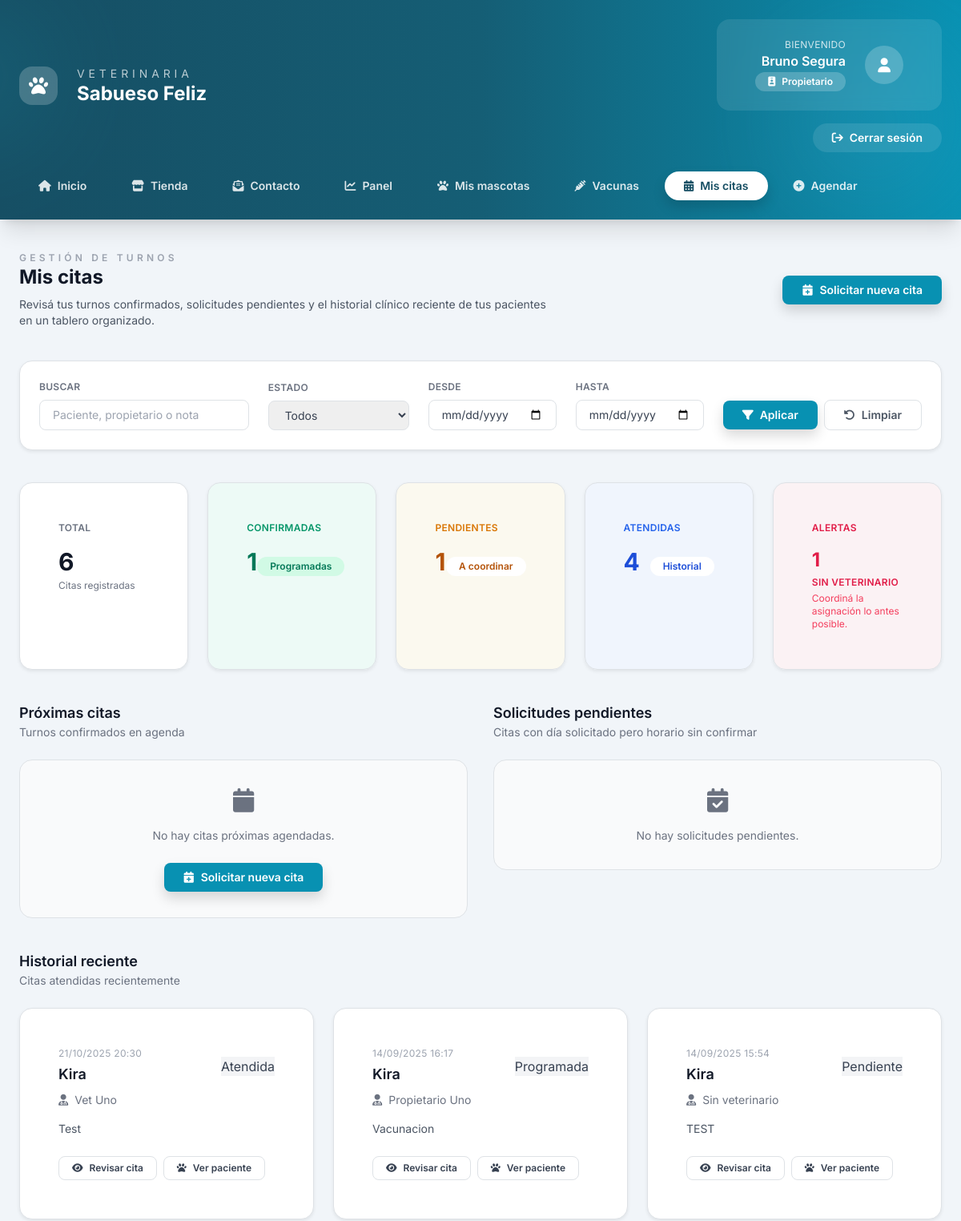
Page /mis-citas/ (signed in, upper part) on the earlier database version.
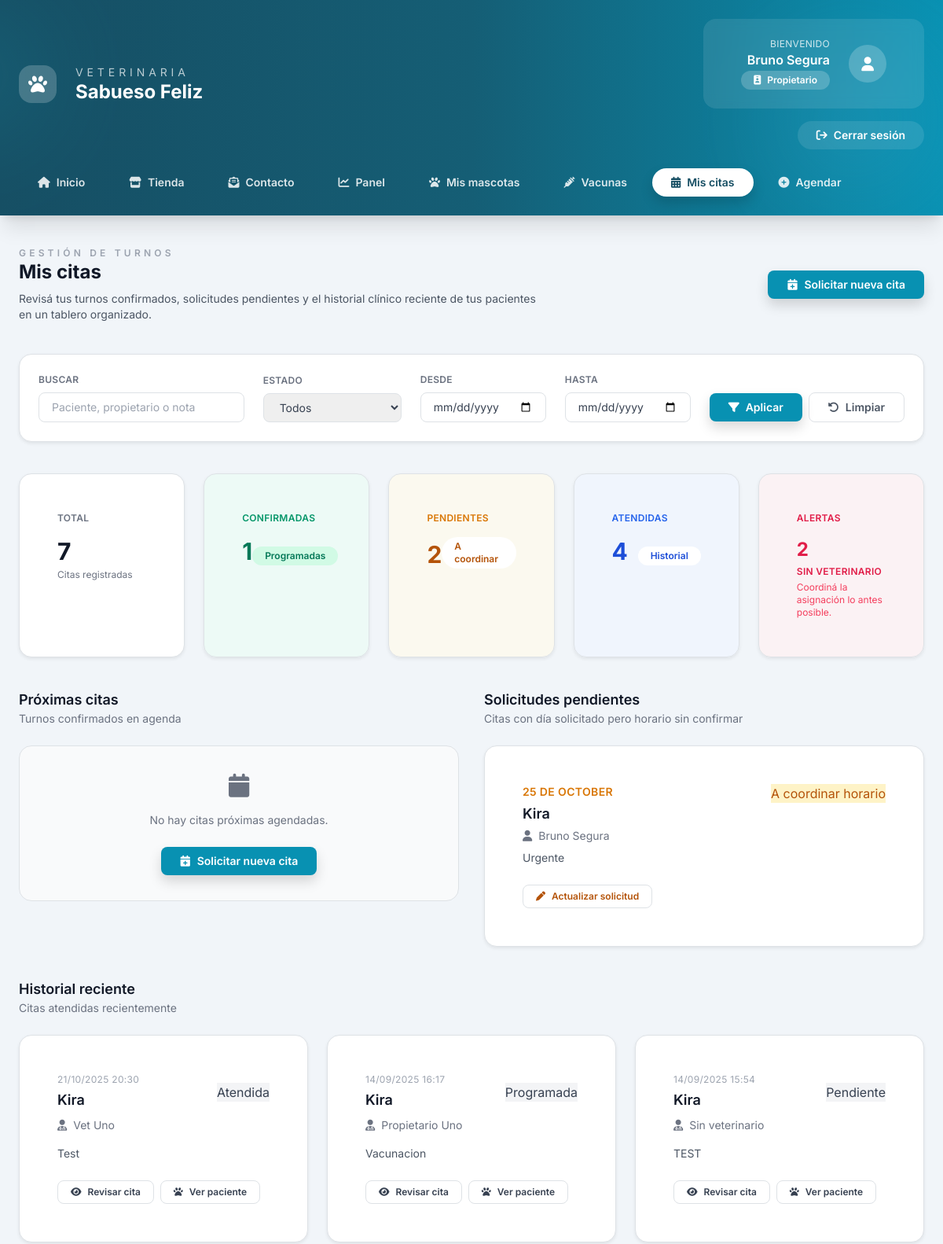
Same page on the later database version.
### Core/models.py (models this page shows, shortened)
class Cita(models.Model):
    ESTADOS = (
        ("pendiente", "Pendiente"),
        ("programada", "Programada"),
        ("atendida", "Atendida"),
        ("cancelada", "Cancelada"),
    )
    TIPOS = (
        ("consulta", "Consulta"),
        ("vacunacion", "Vacunación"),
        ("cirugia", "Cirugía"),
    )
    paciente = models.ForeignKey(Paciente, on_delete=models.CASCADE)
    veterinario = models.ForeignKey(
        User,
        limit_choices_to={"rol": "VET"},
        on_delete=models.SET_NULL,
        null=True,
        blank=True,
    )
    sucursal = models.ForeignKey(
        Sucursal,
        on_delete=models.PROTECT,
        related_name="citas",
    )
    fecha_solicitada = models.DateField(default=timezone.now)
    fecha_hora = models.DateTimeField(blank=True, null=True)
    duracion = models.IntegerField(default=30)  # duración en minutos
    tipo = models.CharField(max_length=50, choices=TIPOS, default="consulta")
    estado = models.CharField(max_length=20, choices=ESTADOS, default="pendiente")
    notas = models.TextField(blank=True)

class Paciente(models.Model):
    nombre = models.CharField(max_length=100)
    especie = models.CharField(max_length=50)
    raza = models.CharField(max_length=50, blank=True)
    sexo = models.CharField(max_length=10)
    fecha_nacimiento = models.DateField()
    propietario = models.ForeignKey(Propietario, on_delete=models.CASCADE)
    vacunas = models.TextField(blank=True)
    alergias = models.TextField(blank=True)
    foto = models.ImageField(upload_to="pacientes/", blank=True, null=True)

class User(AbstractUser):
    ROLES = (
        ("ADMIN", "Administrador"),
        ("VET", "Veterinario"),
        ("ADMIN_OP", "Administrativo"),
        ("OWNER", "Propietario"),
    )
    rol = models.CharField(max_length=20, choices=ROLES)
    telefono = models.CharField(max_length=20, blank=True)
    direccion = models.CharField(max_length=200, blank=True)
    activo = models.BooleanField(default=True)
    avatar = models.ImageField(upload_to="avatars/", blank=True, null=True)
    especialidad = models.CharField(max_length=100, blank=True)  # para veterinarios
    sucursal = models.ForeignKey(
        Sucursal,
        on_delete=models.SET_NULL,
        null=True,
        blank=True,
        related_name="usuarios",
    )

class Propietario(models.Model):
    user = models.OneToOneField(User, on_delete=models.CASCADE)
    telefono = models.CharField(max_length=20, blank=True)
    direccion = models.CharField(max_length=200, blank=True)
    ciudad = models.CharField(max_length=100, blank=True)
    notas = models.TextField(blank=True)

### Core/views.py (the view, shortened to what this page needs)
# urls.py: path('mis-citas/', views.mis_citas, name='mis_citas'),
@login_required
def mis_citas(request):
    user = request.user
    filtros_estado = request.GET.get("estado", "").strip()
    filtro_busqueda = request.GET.get("q", "").strip()
    filtro_desde = request.GET.get("desde", "").strip()
    filtro_hasta = request.GET.get("hasta", "").strip()
    base_queryset = Cita.objects.select_related(
        "paciente",
        "paciente__propietario__user",
        "veterinario",
        "historial_medico",
    )
    queryset = base_queryset
    propietario = None
    if user.rol == "VET":
        queryset = queryset.filter(veterinario=user)
    elif user.rol == "OWNER":
        propietario = (
            Propietario.objects.select_related("user").filter(user=user).first()
        )
        if propietario:
            queryset = queryset.filter(paciente__propietario=propietario)
        else:
            queryset = queryset.none()
            messages.warning(
                request,
                "Completa tu perfil de propietario para comenzar a registrar y seguir tus citas.",
            )
    elif user.rol in {"ADMIN_OP", "ADMIN"}:
        queryset = _filtrar_por_sucursal(queryset, user)
    else:
        queryset = queryset.none()
    if filtros_estado:
        queryset = queryset.filter(estado=filtros_estado)
    fecha_desde = None
    fecha_hasta = None
    queryset = queryset.order_by("-fecha_solicitada", "-fecha_hora")
    citas = list(queryset)
    ahora = timezone.now()
    citas_proximas = []
    citas_pasadas = []
    citas_pendientes = []
    estado_resumen = {estado: 0 for estado, _ in Cita.ESTADOS}
    sin_veterinario = 0
    for cita in citas:
        estado_resumen[cita.estado] = estado_resumen.get(cita.estado, 0) + 1
        if not cita.veterinario_id:
            sin_veterinario += 1
        if cita.fecha_hora:
            if cita.fecha_hora >= ahora:
                citas_proximas.append(cita)
            else:
                citas_pasadas.append(cita)
        else:
            citas_pendientes.append(cita)
    context = {
        "citas": citas,
        "citas_proximas": sorted(citas_proximas, key=lambda c: c.fecha_hora),
        "citas_pendientes": sorted(
            citas_pendientes,
            key=lambda c: (
                c.fecha_solicitada or timezone.localdate(),
                c.paciente.nombre,
            ),
        ),
        "citas_pasadas": sorted(
            citas_pasadas,
            key=lambda c: c.fecha_hora,
            reverse=True,
        ),
        "estadisticas_citas": {
            "total": len(citas),
            "programadas": estado_resumen.get("programada", 0),
            "pendientes": estado_resumen.get("pendiente", 0),
            "atendidas": estado_resumen.get("atendida", 0),
            "canceladas": estado_resumen.get("cancelada", 0),
            "sin_veterinario": sin_veterinario,
        },
        "filtros": {
            "estado": filtros_estado,
            "q": filtro_busqueda,
            "desde": filtro_desde,
            "hasta": filtro_hasta,
        },
        "propietario": propietario,
        "estados": Cita.ESTADOS,
    }
    return render(request, "core/mis_citas.html", context)

### Core/templates/core/mis_citas.html (shortened to what the changed rows need)
{% extends "core/base.html" %}
{% block main_class %}max-w-7xl mx-auto px-4 sm:px-6 lg:px-8 py-10{% endblock %}
{% block content %}
<div class="space-y-10">
    <div class="flex flex-wrap items-center justify-between gap-4">
        <div>
            <h2 class="text-2xl font-bold text-gray-900">Mis citas</h2>
        </div>
    </div>
    <div class="grid grid-cols-1 gap-4 sm:grid-cols-2 lg:grid-cols-5">
        <div class="rounded-2xl border border-cyan-100 bg-white p-5 shadow-sm">
            <p class="text-xs font-semibold uppercase tracking-wide text-gray-500">Total</p>
            <p class="mt-3 text-3xl font-bold text-gray-900">{{ estadisticas_citas.total }}</p>
            <p class="mt-1 text-xs text-gray-500">Citas registradas</p>
        </div>
        <div class="rounded-2xl border border-amber-100 bg-amber-50/70 p-5 shadow-sm">
            <div class="mt-3 flex items-end justify-between">
                <p class="text-3xl font-bold text-amber-700">{{ estadisticas_citas.pendientes }}</p>
                <span class="rounded-full bg-white px-3 py-1 text-xs font-semibold text-amber-700">A coordinar</span>
            </div>
        </div>
        <div class="rounded-2xl border border-rose-100 bg-rose-50/70 p-5 shadow-sm">
            <div class="mt-3 space-y-1 text-rose-600">
                <p class="text-2xl font-bold">{{ estadisticas_citas.sin_veterinario }}</p>
                <p class="text-xs font-semibold uppercase tracking-wide">Sin veterinario</p>
                <p class="text-xs text-rose-500">Coordiná la asignación lo antes posible.</p>
            </div>
        </div>
    </div>
    <div class="grid grid-cols-1 gap-8 lg:grid-cols-2">
        <section class="space-y-6">
            <div class="space-y-4">
                {% for cita in citas_pendientes %}
                    <div class="rounded-2xl border border-amber-100 bg-white p-5 shadow-sm">
                        <div class="flex flex-col gap-3 sm:flex-row sm:items-start sm:justify-between">
                            <div>
                                <p class="text-sm font-semibold uppercase tracking-wide text-amber-600">{{ cita.fecha_solicitada|date:"d \d\e F" }}</p>
                                <h4 class="mt-1 text-lg font-semibold text-gray-900">{{ cita.paciente.nombre }}</h4>
                                {% if cita.paciente.propietario %}
                                    <p class="mt-1 text-sm text-gray-500 flex items-center gap-2">
                                        <i class="fas fa-user"></i>
                                        {{ cita.paciente.propietario.user.get_full_name|default:cita.paciente.propietario.user.username }}
                                    </p>
                                {% endif %}
                                {% if cita.notas %}
                                    <p class="mt-2 text-sm text-gray-600">{{ cita.notas }}</p>
                                {% endif %}
                            </div>
                            <span class="status-badge bg-amber-100 text-amber-700">A coordinar horario</span>
                        </div>
                        <div class="mt-4 flex flex-wrap gap-2">
                            {% if request.user.rol == "ADMIN" or request.user.rol == "ADMIN_OP" %}
                                <a href="{% url 'asignar_veterinario_cita' cita.id %}" class="inline-flex items-center gap-2 rounded-lg bg-amber-500 px-3 py-1.5 text-xs font-semibold text-white hover:bg-amber-600">
                                    <i class="fas fa-user-clock"></i>
                                    Confirmar horario
                                </a>
                            {% elif request.user.rol == "VET" %}
                                <a href="{% url 'asignar_veterinario_cita' cita.id %}" class="inline-flex items-center gap-2 rounded-lg border border-amber-200 px-3 py-1.5 text-xs font-semibold text-amber-700 hover:bg-amber-50">
                                    <i class="fas fa-hand-pointer"></i>
                                    Proponer horario
                                </a>
                            {% elif request.user.rol == "OWNER" %}
                                <a href="{% url 'agendar_cita' %}" class="inline-flex items-center gap-2 rounded-lg border border-amber-200 px-3 py-1.5 text-xs font-semibold text-amber-700 hover:bg-amber-50">
                                    <i class="fas fa-pen"></i>
                                    Actualizar solicitud
                                </a>
                            {% endif %}
                        </div>
                    </div>
                {% empty %}
                    <div class="rounded-2xl border border-dashed border-gray-300 bg-gray-50 p-8 text-center text-gray-500">
                        <i class="fas fa-calendar-check text-3xl"></i>
                        <p class="mt-3 text-sm">No hay solicitudes pendientes.</p>
                    </div>
                {% endfor %}
            </div>
        </section>
    </div>
    <section class="space-y-6">
        <div class="grid grid-cols-1 gap-4 md:grid-cols-2 lg:grid-cols-3">
            {% for cita in citas_pasadas|slice:":6" %}
                <div class="rounded-2xl border border-gray-200 bg-white p-5 shadow-sm">
                    <div class="flex items-center justify-between">
                        <div>
                            <p class="text-xs uppercase tracking-wide text-gray-400">{{ cita.fecha_hora|date:"d/m/Y H:i" }}</p>
                            <h4 class="mt-1 text-lg font-semibold text-gray-900">{{ cita.paciente.nombre }}</h4>
                        </div>
                        <span class="status-badge bg-gray-100 text-gray-700">{{ cita.get_estado_display }}</span>
                    </div>
                    <p class="mt-2 text-sm text-gray-500 flex items-center gap-2">
                        <i class="fas fa-user-md"></i>
                        {% if cita.veterinario %}
                            {{ cita.veterinario.get_full_name|default:cita.veterinario.username }}
                        {% else %}
                            Sin veterinario
                        {% endif %}
                    </p>
                    {% if cita.notas %}
                        <p class="mt-3 text-sm text-gray-600">{{ cita.notas|truncatechars:120 }}</p>
                    {% endif %}
                    <div class="mt-4 flex flex-wrap gap-2">
                        <a href="{% url 'detalle_cita' cita.id %}" class="inline-flex items-center gap-2 rounded-lg border border-gray-200 px-3 py-1.5 text-xs font-semibold text-gray-700 hover:bg-gray-100">
                            <i class="fas fa-eye"></i>
                            Revisar cita
                        </a>
                        <a href="{% url 'detalle_mascota' cita.paciente.id %}" class="inline-flex items-center gap-2 rounded-lg border border-gray-200 px-3 py-1.5 text-xs font-semibold text-gray-700 hover:bg-gray-100">
                            <i class="fas fa-paw"></i>
                            Ver paciente
                        </a>
                    </div>
                </div>
            {% empty %}
                <div class="rounded-2xl border border-dashed border-gray-300 bg-gray-50 p-8 text-center text-gray-500">
                    <i class="fas fa-history text-3xl"></i>
                    <p class="mt-3 text-sm">Sin citas atendidas registradas.</p>
                </div>
            {% endfor %}
        </div>
    </section>
</div>
{% endblock %}

Differences in the rows shown:
added Cita: fecha_solicitada "25 DE OCTOBER", paciente.nombre "Kira", paciente.propietario.user.get_full_name "Bruno Segura", notas "Urgente", shown under "Solicitudes pendientes"
Other differences:
{{ estadisticas_citas.total }}: "6" → "7"
{{ estadisticas_citas.pendientes }}: "1" → "2"
{{ estadisticas_citas.sin_veterinario }}: "1" → "2"
text no longer shown: "No hay solicitudes pendientes."
